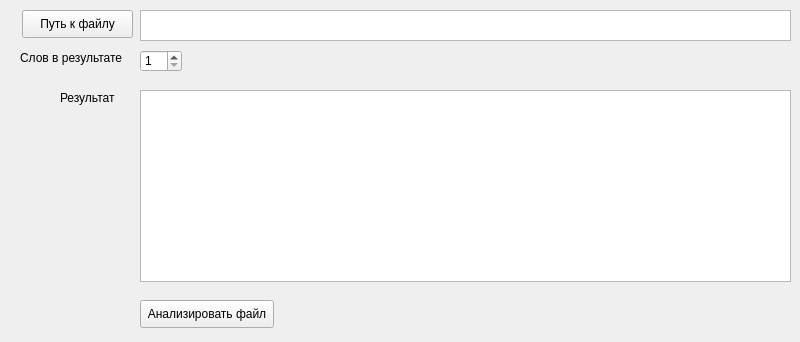
<?xml version="1.0" encoding="UTF-8"?>
<ui version="4.0">
 <class>MainWindow</class>
 <widget class="QMainWindow" name="MainWindow">
  <property name="geometry">
   <rect>
    <x>0</x>
    <y>0</y>
    <width>800</width>
    <height>342</height>
   </rect>
  </property>
  <property name="windowTitle">
   <string>MainWindow</string>
  </property>
  <widget class="QWidget" name="centralwidget">
   <widget class="QSpinBox" name="spinBox">
    <property name="geometry">
     <rect>
      <x>140</x>
      <y>50</y>
      <width>42</width>
      <height>22</height>
     </rect>
    </property>
    <property name="minimum">
     <number>1</number>
    </property>
    <property name="maximum">
     <number>99</number>
    </property>
   </widget>
   <widget class="QLabel" name="label_2">
    <property name="geometry">
     <rect>
      <x>20</x>
      <y>50</y>
      <width>108</width>
      <height>16</height>
     </rect>
    </property>
    <property name="text">
     <string>Слов в результате</string>
    </property>
   </widget>
   <widget class="QListWidget" name="listWidget">
    <property name="geometry">
     <rect>
      <x>140</x>
      <y>90</y>
      <width>651</width>
      <height>192</height>
     </rect>
    </property>
   </widget>
   <widget class="QLabel" name="label_3">
    <property name="geometry">
     <rect>
      <x>60</x>
      <y>90</y>
      <width>59</width>
      <height>16</height>
     </rect>
    </property>
    <property name="text">
     <string>Результат</string>
    </property>
   </widget>
   <widget class="QPushButton" name="start">
    <property name="geometry">
     <rect>
      <x>140</x>
      <y>300</y>
      <width>134</width>
      <height>28</height>
     </rect>
    </property>
    <property name="text">
     <string>Анализировать файл</string>
    </property>
   </widget>
   <widget class="QPushButton" name="choose_file">
    <property name="geometry">
     <rect>
      <x>22</x>
      <y>10</y>
      <width>111</width>
      <height>28</height>
     </rect>
    </property>
    <property name="text">
     <string>Путь к файлу</string>
    </property>
   </widget>
   <widget class="QTextEdit" name="file_path">
    <property name="geometry">
     <rect>
      <x>140</x>
      <y>10</y>
      <width>651</width>
      <height>31</height>
     </rect>
    </property>
   </widget>
  </widget>
 </widget>
 <resources/>
 <connections/>
</ui>
